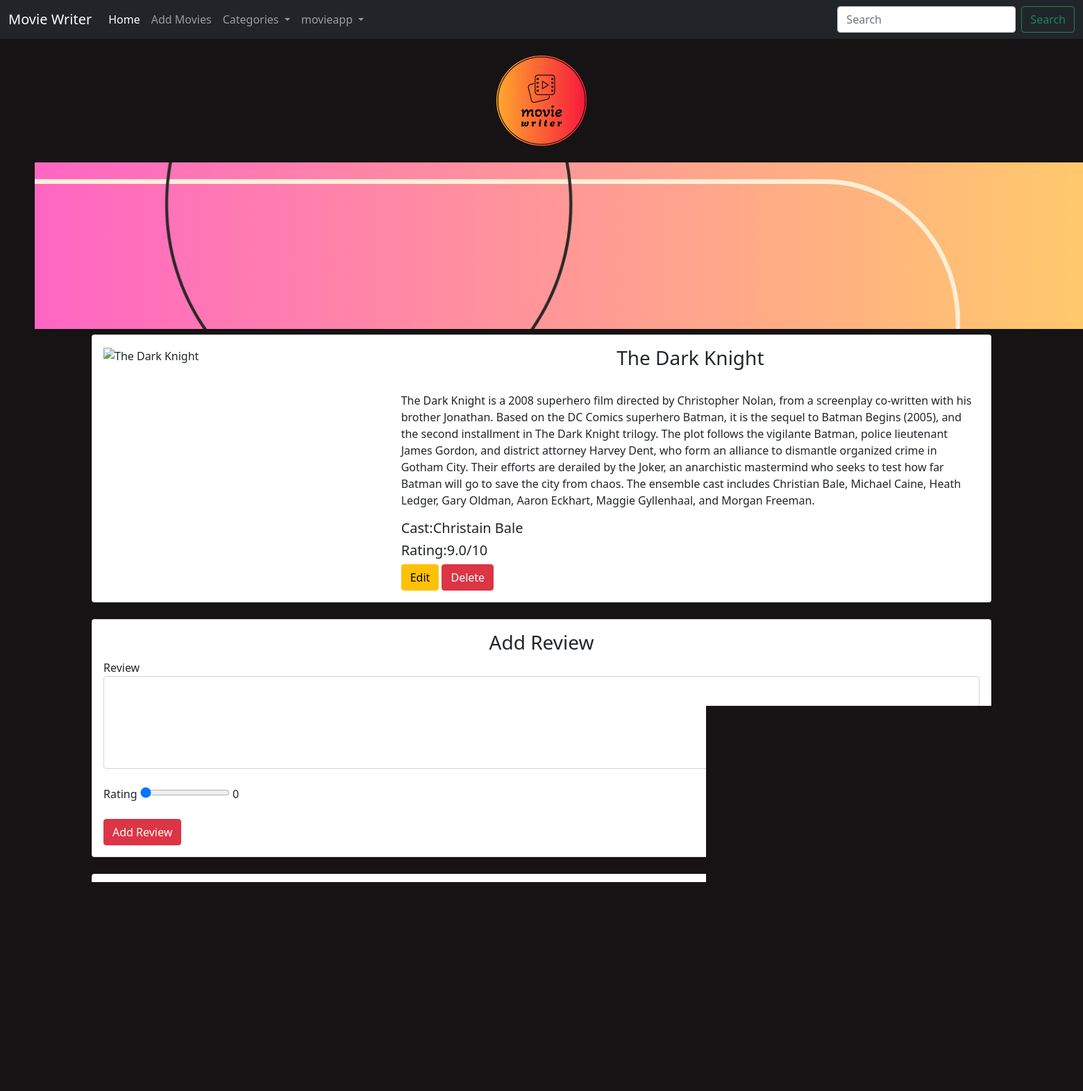
/details/1/ (signed in), run on the app's committed database.
### movieapp/models.py (models this page shows, shortened)
class Movie(models.Model):
    objects = None
    title = models.CharField(max_length=200)
    description = models.TextField()
    release_date = models.DateField()
    actors = models.CharField(max_length=300)
    trailer_link = models.URLField()
    average_rating=models.IntegerField(default=0.0)
    image= models.URLField(default=None,null=True)
    category = models.ForeignKey(Category, on_delete=models.CASCADE,default=None,null=True,blank=True)  # Added category field

### movieapp/views.py (the view)
# urls.py: path('details/<int:id>/',views.details,name="details"),
def details(request,id):
    movie=Movie.objects.get(id=id)
    reviews=Review.objects.filter(movie=id).order_by("-comment")
    average= reviews.aggregate(Avg("rating")).get("rating__avg",0)
    if average==None:
        average=0
    average=round(average,2)
    context={
        "movie":movie,
        "reviews":reviews,
        "average":average
    }
    return render( request,'details.html', context)

### templates/details.html (shortened to what this page needs)
{% extends 'base.html' %}
{% block content %}
<div class="container">
    <div class="card" >
        <div class="card-body">
        <div class="row">
            <div class="col-md-4">
                <img src="{{movie.image}}" alt="{{movie.title}}" class="img-fluid" width="75%">
            </div>
            <div class="col-md-8">
                <h3 class="text-center">{{movie.title}}</h3>
                <br>
                <p>{{movie.description}}</p>
                <h5>Cast:{{movie.actors}}</h5>
                <h5>Rating:{{average}}/10</h5>
                {% if request.user.is_authenticated %}
                {% if request.user.is_superuser %}
                <a href="{% url 'edit' movie.id %}" class="btn btn-warning">Edit</a>
                <a href="{% url 'delete' movie.id %}" class="btn btn-danger" onclick="return confirm('Are you sure you want to delete this?')";>Delete</a>
                {% endif %}
                {% endif %}
        </div>
    </div>
        </div>
</div>
    <br>
    <div class="card">
        <div class="card-body">
             <h3 class="text-center">Add Review</h3>
            <form action="{% url 'add_review' movie.id %}" method="POST">
                <label for="comment">Review</label>
                <textarea name="comment" id="comment" cols="30" rows="5" class="form-control"></textarea>
                <br>
                <label for="rating">Rating</label>
                <input type="range" id="rangeInput"
                name="rating" min="0" max="10" value="0"  step="0.5"
                       oninput="amount.value=rangeInput.value">
                <output name="amount" id="amount" for="rangeInput">0</output>
                <br>
                <br>
                <input type="submit"  class="btn btn-danger" value="Add Review">
            </form>
        </div>
    </div>
    <br>
    <div class="card">
        <div class="card-body">
            <h3 class="text-center">Reviews</h3>
            {% for review in reviews %}
            <div class="card" style="background-color:#f5eeee;">
                <div class="card-body">
                    <div class="row">
                        <div class="col-md-3">
                            <h5 class="text-left">{{review.user.username}}</h5>
                            <h5>{{review.rating}}</h5>
                            {% if request.user == review.user %}
                            <a href="{% url 'edit_review' movie.id review.id %}">Edit</a>
                            <a href="{% url 'delete_review' movie.id review.id %}" onclick="return confirm('Are you sure you want to delete this?')";>Delete</a>
                            {% endif %}
                        </div>
                        <div class="col-md-9">
                            <p>{{review.comment}}</p>
                        </div>
                    </div>
                </div>
            </div>
            <br>
            {% endfor %}
        </div>
    </div>
</div>
{% endblock %}

### templates/base.html (shortened to what this page needs)
<!doctype html>
{% load static %}
    <link href="https://cdn.jsdelivr.net/npm/bootstrap@5.0.2/dist/css/bootstrap.min.css" rel="stylesheet">
    <link rel="stylesheet" href="{% static 'css/style.css' %}">
  </head>
  <body>
    <nav class="navbar navbar-expand-lg navbar-dark bg-dark text-light">
  <div class="container-fluid">
    <a class="navbar-brand" href="{% url 'index' %}">Movie Writer</a>
    <div class="collapse navbar-collapse" id="navbarSupportedContent">
      <ul class="navbar-nav me-auto mb-2 mb-lg-0">
        <li class="nav-item">
            <a class="nav-link active" aria-current="page" href="{% url 'index' %}">Home</a>
        </li>
        <li class="nav-item">
          <a class="nav-link" href="{% url 'add_movies' %}">Add Movies</a>
        </li>
<li class="nav-item dropdown">
    <a class="nav-link dropdown-toggle" href="#" id="navbar_Dropdown" role="button" data-bs-toggle="dropdown" aria-expanded="false">
        Categories
    </a>
        {% if user.is_authenticated %}
        </li>
        <li class="nav-item dropdown">
          <a class="nav-link dropdown-toggle" href="#" id="navbarDropdown" role="button" data-bs-toggle="dropdown" aria-expanded="false">
            {{user.username}}
          </a>
        </li>
        {% endif %}
      </ul>
      <form class="d-flex" method="GET" action="{% url 'index'%}">
        <input class="form-control me-2" type="search" placeholder="Search" aria-label="Search" name="title">
        <button class="btn btn-outline-success" type="submit">Search</button>
      </form>
    </div>
  </div>
</nav>
    <br>
    <div style="text-align: center;">
<img src="{% static 'img/logo_movie.png' %}" alt="logimage" width="130px;" height="130px;" center>
    </div>
    <br>
    <img class="my_image my_image_padding" src="{% static 'img/movie_banner.png' %}" alt="movie_writer" width="1920px" height="240px" style="border-radius: 20px; padding-left: 50px;padding-right:50px";>
    {% block content %}
    {% endblock %}
    <br>
  <div>
      <div class ="container">
    <div class="container-fluid">
        <div class = "footer navbar-fixed-bottom my_footer">
            <p class="text-center" style="background-color:#orange; height:60px;padding-top:20px;font-size:14px;color:white;border-radius: 10px">&copy;  pvt ltd. All rights Reserve</p>
            </div>
        </div>
    </div>
</div>
  </body>
</html>

### templates/base.html (style rules this page uses)
body { background-color:#151313; }

### data on the page
Movie: title "The Dark Knight", description "The Dark Knight is a 2008 superhero film directed by Christopher Nolan, from a screenplay co-written with his brother Jonathan. Based on the DC Comics superhero Batman, it is the sequel to Batman Begins (2005), and the second installment in The Dark Knight trilogy. The plot follows the vigilante Batman, police lieutenant James Gordon, and district attorney Harvey Dent, who form an alliance to dismantle organized crime in Gotham City. Their efforts are derailed by the Joker, an anarchistic mastermind who seeks to test how far Batman will go to save the city from chaos. The ensemble cast includes Christian Bale, Michael Caine, Heath Ledger, Gary Oldman, Aaron Eckhart, Maggie Gyllenhaal, and…", actors "Christain Bale"

### other printed values
{{ user.username }} "movieapp"
{{ average }} "9.0"
